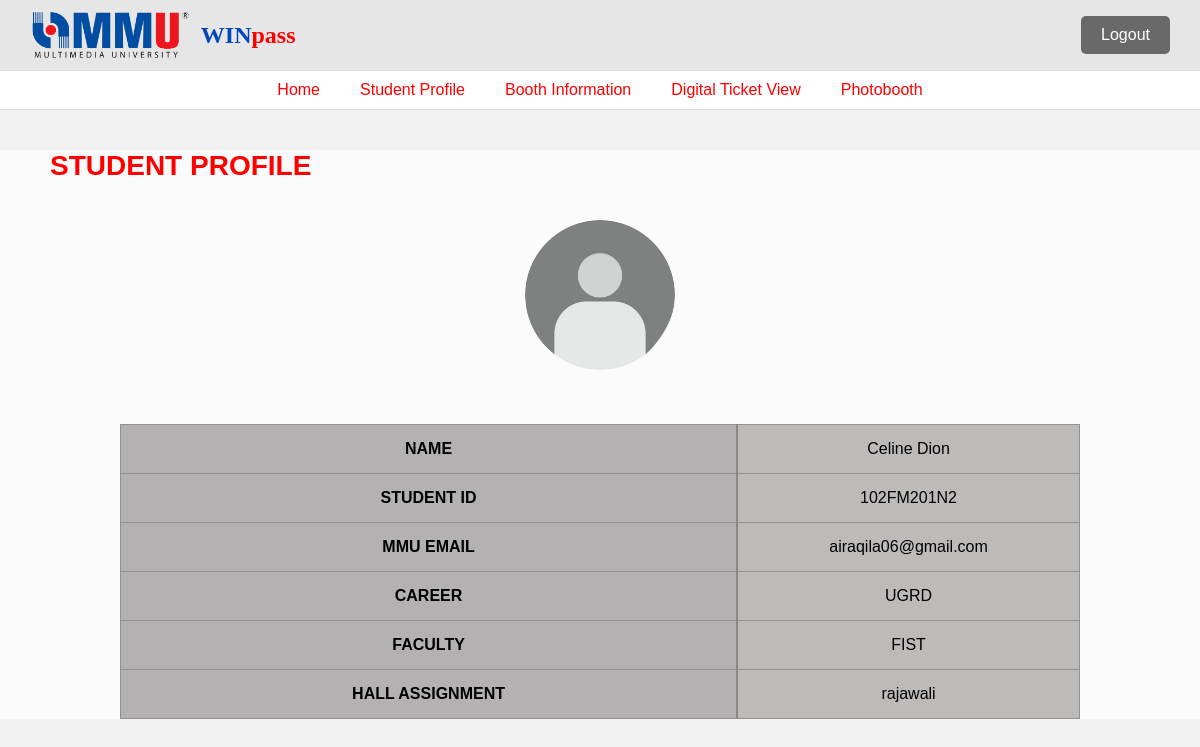
The app's page /Student-Profile (signed in) with its own data.
### tables this page shows
CREATE TABLE "user" (
	"id"	INTEGER,
	"name"	TEXT NOT NULL,
	"mmu_id"	TEXT NOT NULL,
	"email"	TEXT NOT NULL,
	"password"	TEXT NOT NULL,
	"hall"	TEXT,
	"career"	TEXT,
	"faculty"	TEXT,
	"campus"	TEXT,
	"face_data"	BLOB,
	"qr_code"	INTEGER,
	"ticket_path"	TEXT,
	"goodies_status"	TEXT DEFAULT 'Pending',
	"badge_status"	TEXT DEFAULT 'Pending',
	"ticket_status"	NUMERIC DEFAULT 'Pending',
	"size"	TEXT,
	"timeslot"	TEXT,
	"nonce"	TEXT,
	PRIMARY KEY("id" AUTOINCREMENT)
);

### app.py (the view)
@app.route('/Student-Profile')
def student_profile():
    if 'mmu_id' not in session:
        return redirect(url_for('login_users'))
    conn = sqlite3.connect(db_path)
    cursor = conn.cursor()
    cursor.execute(
        "SELECT name, mmu_id, email, career, faculty, hall FROM user WHERE mmu_id = ?",
        (session['mmu_id'],)
    )
    user = cursor.fetchone()
    conn.close()
    if user:
        user_data = {
            'name': user[0],
            'mmu_id': user[1],
            'email': user[2],
            'career': user[3],
            'faculty': user[4],
            'hall': user[5],
        }
        avatar_rel_path = get_student_avatar(user_data['name'], user_data['mmu_id'], image_folder_path)
        if avatar_rel_path:
            session['avatar'] = avatar_rel_path
        else:
            session.pop('avatar', None)
    else:
        user_data = None
        session.pop('avatar', None)
    return render_template('student_profile.html', user=user_data)

### app.py (called while the page is built, shortened)
def get_student_avatar(name, mmu_id, image_folder_path):
    person_folder_path = os.path.join(image_folder_path, name.replace(' ', '_'))
    return None

### templates/student_profile.html (shortened to what this page needs)
<!DOCTYPE html>
<html lang="en">
<head>
  <link rel="stylesheet" href="{{ url_for('static', filename='style.css') }}">
</head>
<body>
  <header>
    <div class="top-bar">
      <div class="logo-area">
        <img src="{{ url_for('static', filename='img_mmu.png') }}" alt="MMU Logo" class="logo"/>
        <span class="win">WIN<span class="pass">pass</span></span>
      </div>
      <div class="user-icon">
        {% if 'mmu_id' in session %}
        <form action="{{ url_for('logout') }}" method="POST">
            <button type="submit" class="logout-btn">Logout</button>
        </form>
    {% else %}
        <a href="{{ url_for('login_users') }}">
            <img src="{{ url_for('static', filename='img_user.png') }}" alt="User Icon" class="user-avatar">
        </a>
    {% endif %}
      </div>
    </div>
    <nav>
      <ul>
        <li><a href="{{ url_for('homepage') }}">Home</a></li>
        <li><a href="{{ url_for('student_profile') }}">Student Profile</a></li>
        <li><a href="{{ url_for('booth_info') }}">Booth Information</a></li>
        <li><a href="{{ url_for('digital_ticket') }}">Digital Ticket View</a></li>
        <li><a href="{{ url_for('pre_registration_page') }}">Photobooth</a></li>
      </ul>
    </nav>
  </header>
  <section class="profile-section">
    <h2>STUDENT PROFILE</h2>
    <div class="avatar">
     {% if session.get('avatar') %}
       <img src="{{ url_for('photos', filename=session['avatar']) }}" alt="User Avatar">
     {% else %}
       <img src="{{ url_for('static', filename='img_user.png') }}" alt="Default Avatar">
     {% endif %}
   </div>
    {% if session['mmu_id'] %}
    <table class="profile-table">
      <tr>
        <td class="subject">NAME</td>
        <td>{{ session['name'] }}</td>
      </tr>
      <tr>
        <td class="subject">STUDENT ID</td>
        <td>{{ session['mmu_id'] }}</td>
      </tr>
      <tr>
        <td class="subject">MMU EMAIL</td>
        <td>{{ session['email'] }}</td>
      </tr>
      <tr>
        <td class="subject">CAREER</td>
        <td>{{ session['career'] }}</td>
      </tr>
      <tr>
        <td class="subject">FACULTY</td>
        <td>{{ session['faculty'] }}</td>
      </tr>
      <tr>
        <td class="subject">HALL ASSIGNMENT</td>
        <td>{{ session['hall'] }}</td>
      </tr>
    </table>
  {% else %}
    <p>Please <a href="{{ url_for('login_users') }}">log in</a> to view your profile.</p>
  {% endif %}
</section>
  </body>
  </html>

### static/style.css (style rules this page uses)
* { margin: 0; padding: 0; box-sizing: border-box; font-family: Arial, sans-serif; }
body { background-color: #f2f2f2; }
.top-bar { background-color: #e6e6e6; display: flex; justify-content: space-between; align-items: center; padding: 10px 30px; }
.logo-area { display: flex; align-items: center; gap: 10px; }
.logo { height: 50px; }
.win { font-family: "Trirong", serif; font-size: 24px; font-weight: bold; color: #0047ba; }
.pass { font-family: "Trirong", serif; color: red; }
nav { background-color: white; border-top: 1px solid #ddd; border-bottom: 1px solid #ddd; }
nav ul { display: flex; justify-content: center; padding: 10px 0; list-style: none; gap: 40px; }
nav a { color: red; text-decoration: none; font-weight: 500; }
table { width: 100%; border-collapse: collapse; background-color: #aaa; color: black; table-layout: fixed; }
th, td { padding: 10px; text-align: center; border-bottom: 2px solid #ddd; overflow: hidden; text-overflow: ellipsis; white-space: nowrap; }
th, td { width: 16.66%; }
h2 { color: red; padding-bottom: 8px; margin-top: 32px; font-weight: bolder; }
a { color: #00bfff; text-decoration: none; }
section { margin: 0; font-family: Arial, sans-serif; background-color: rgba(255, 255, 255, 0.7); color: white; }
.user-icon { position: relative; }
.profile-section { margin: 40px auto; }
.profile-section h2 { padding-left: 50px; font-weight: bolder; font-size: 28px; color: red; }
.avatar { text-align: center; margin: 30px 0; }
.avatar img { width: 150px; height: 150px; border-radius: 80px; }
.profile-table { width: 80%; margin: 50px auto; border-collapse: collapse; background-color: #bdbaba; }
.profile-table td { padding: 15px; border: 1px solid #959191; }
.profile-table td.subject { font-weight: bold; background-color: #b3b1b1; width: 30%; border-right: 2px solid #888; text-align: center; }
.logout-btn { padding: 10px 20px; background-color: hsl(0, 0%, 41%); color: white; border: none; border-radius: 5px; cursor: pointer; font-size: 16px; }

### records on screen
user: name "Celine Dion", mmu_id "102FM201N2", email "airaqila06@gmail.com", career "UGRD", faculty "FIST", hall "rajawali"
